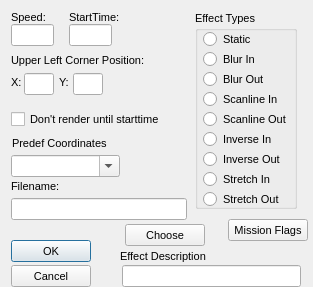
<?xml version="1.0"?>
<ui version="4.0">
  <class>BriefBitmapDialog</class>
  <widget class="QDialog" name="IDD_BRIEF_ADDBITMAP">
    <property name="geometry">
      <rect>
        <x>0</x>
        <y>0</y>
        <width>313</width>
        <height>287</height>
      </rect>
    </property>
    <property name="windowTitle">
      <string>Bitmap Effect</string>
    </property>
    <property name="font">
      <font>
        <family>Liberation Sans</family>
        <pointsize>8</pointsize>
        <bold>false</bold>
        <italic>false</italic>
      </font>
    </property>
    <property name="enabled">
      <bool>true</bool>
    </property>
    <property name="windowFlags">
      <set>Qt::Dialog|Qt::WindowCloseButtonHint</set>
    </property>
    <property name="minimumSize">
      <size>
        <width>313</width>
        <height>287</height>
      </size>
    </property>
    <property name="maximumSize">
      <size>
        <width>313</width>
        <height>287</height>
      </size>
    </property>
    <widget class="QGroupBox" name="IDC_STATIC">
      <property name="geometry">
        <rect>
          <x>195</x>
          <y>11</y>
          <width>102</width>
          <height>198</height>
        </rect>
      </property>
      <property name="title">
        <string>Effect Types</string>
      </property>
      <property name="visible">
        <bool>true</bool>
      </property>
      <property name="enabled">
        <bool>true</bool>
      </property>
      <property name="flat">
        <bool>false</bool>
      </property>
      <widget class="QRadioButton" name="IDC_BRIEF_B_STATIC">
        <property name="geometry">
          <rect>
            <x>8</x>
            <y>19</y>
            <width>89</width>
            <height>19</height>
          </rect>
        </property>
        <property name="text">
          <string>Static</string>
        </property>
        <property name="visible">
          <bool>true</bool>
        </property>
        <property name="enabled">
          <bool>true</bool>
        </property>
      </widget>
      <widget class="QRadioButton" name="IDC_BRIEF_B_BLURIN">
        <property name="geometry">
          <rect>
            <x>8</x>
            <y>39</y>
            <width>89</width>
            <height>19</height>
          </rect>
        </property>
        <property name="text">
          <string>Blur In</string>
        </property>
        <property name="visible">
          <bool>true</bool>
        </property>
        <property name="enabled">
          <bool>true</bool>
        </property>
      </widget>
      <widget class="QRadioButton" name="IDC_BRIEF_B_BLUROUT">
        <property name="geometry">
          <rect>
            <x>8</x>
            <y>59</y>
            <width>89</width>
            <height>19</height>
          </rect>
        </property>
        <property name="text">
          <string>Blur Out</string>
        </property>
        <property name="visible">
          <bool>true</bool>
        </property>
        <property name="enabled">
          <bool>true</bool>
        </property>
      </widget>
      <widget class="QRadioButton" name="IDC_BRIEF_B_SCANIN">
        <property name="geometry">
          <rect>
            <x>8</x>
            <y>79</y>
            <width>89</width>
            <height>19</height>
          </rect>
        </property>
        <property name="text">
          <string>Scanline In</string>
        </property>
        <property name="visible">
          <bool>true</bool>
        </property>
        <property name="enabled">
          <bool>true</bool>
        </property>
      </widget>
      <widget class="QRadioButton" name="IDC_BRIEF_B_SCANOUT">
        <property name="geometry">
          <rect>
            <x>8</x>
            <y>99</y>
            <width>91</width>
            <height>19</height>
          </rect>
        </property>
        <property name="text">
          <string>Scanline Out</string>
        </property>
        <property name="visible">
          <bool>true</bool>
        </property>
        <property name="enabled">
          <bool>true</bool>
        </property>
      </widget>
      <widget class="QRadioButton" name="IDC_BRIEF_B_INVIN">
        <property name="geometry">
          <rect>
            <x>8</x>
            <y>119</y>
            <width>89</width>
            <height>19</height>
          </rect>
        </property>
        <property name="text">
          <string>Inverse In</string>
        </property>
        <property name="visible">
          <bool>true</bool>
        </property>
        <property name="enabled">
          <bool>true</bool>
        </property>
      </widget>
      <widget class="QRadioButton" name="IDC_BRIEF_B_INVOUT">
        <property name="geometry">
          <rect>
            <x>8</x>
            <y>139</y>
            <width>89</width>
            <height>19</height>
          </rect>
        </property>
        <property name="text">
          <string>Inverse Out</string>
        </property>
        <property name="visible">
          <bool>true</bool>
        </property>
        <property name="enabled">
          <bool>true</bool>
        </property>
      </widget>
      <widget class="QRadioButton" name="IDC_BRIEF_B_STRETCHIN">
        <property name="geometry">
          <rect>
            <x>8</x>
            <y>159</y>
            <width>89</width>
            <height>19</height>
          </rect>
        </property>
        <property name="text">
          <string>Stretch In</string>
        </property>
        <property name="visible">
          <bool>true</bool>
        </property>
        <property name="enabled">
          <bool>true</bool>
        </property>
      </widget>
      <widget class="QRadioButton" name="IDC_BRIEF_B_STRETCHOUT">
        <property name="geometry">
          <rect>
            <x>8</x>
            <y>179</y>
            <width>89</width>
            <height>19</height>
          </rect>
        </property>
        <property name="text">
          <string>Stretch Out</string>
        </property>
        <property name="visible">
          <bool>true</bool>
        </property>
        <property name="enabled">
          <bool>true</bool>
        </property>
      </widget>
    </widget>
    <widget class="QLabel" name="IDC_STATIC_2">
      <property name="geometry">
        <rect>
          <x>11</x>
          <y>11</y>
          <width>51</width>
          <height>13</height>
        </rect>
      </property>
      <property name="text">
        <string>Speed:</string>
      </property>
      <property name="visible">
        <bool>true</bool>
      </property>
      <property name="enabled">
        <bool>true</bool>
      </property>
      <property name="alignment">
        <set>Qt::AlignLeft</set>
      </property>
    </widget>
    <widget class="QLabel" name="IDC_STATIC_3">
      <property name="geometry">
        <rect>
          <x>69</x>
          <y>11</y>
          <width>52</width>
          <height>13</height>
        </rect>
      </property>
      <property name="text">
        <string>StartTime:</string>
      </property>
      <property name="visible">
        <bool>true</bool>
      </property>
      <property name="enabled">
        <bool>true</bool>
      </property>
      <property name="alignment">
        <set>Qt::AlignLeft</set>
      </property>
    </widget>
    <widget class="QLineEdit" name="IDC_BRIEF_B_SPEED">
      <property name="geometry">
        <rect>
          <x>11</x>
          <y>24</y>
          <width>43</width>
          <height>22</height>
        </rect>
      </property>
      <property name="visible">
        <bool>true</bool>
      </property>
      <property name="enabled">
        <bool>true</bool>
      </property>
    </widget>
    <widget class="QLineEdit" name="IDC_BRIEF_B_STARTTIME">
      <property name="geometry">
        <rect>
          <x>69</x>
          <y>24</y>
          <width>43</width>
          <height>22</height>
        </rect>
      </property>
      <property name="visible">
        <bool>true</bool>
      </property>
      <property name="enabled">
        <bool>true</bool>
      </property>
    </widget>
    <widget class="QLabel" name="IDC_STATIC_4">
      <property name="geometry">
        <rect>
          <x>11</x>
          <y>54</y>
          <width>138</width>
          <height>13</height>
        </rect>
      </property>
      <property name="text">
        <string>Upper Left Corner Position:</string>
      </property>
      <property name="visible">
        <bool>true</bool>
      </property>
      <property name="enabled">
        <bool>true</bool>
      </property>
      <property name="alignment">
        <set>Qt::AlignLeft</set>
      </property>
    </widget>
    <widget class="QLineEdit" name="IDC_BRIEF_B_X">
      <property name="geometry">
        <rect>
          <x>24</x>
          <y>73</y>
          <width>30</width>
          <height>22</height>
        </rect>
      </property>
      <property name="visible">
        <bool>true</bool>
      </property>
      <property name="enabled">
        <bool>true</bool>
      </property>
    </widget>
    <widget class="QLineEdit" name="IDC_BRIEF_B_Y">
      <property name="geometry">
        <rect>
          <x>73</x>
          <y>73</y>
          <width>30</width>
          <height>22</height>
        </rect>
      </property>
      <property name="visible">
        <bool>true</bool>
      </property>
      <property name="enabled">
        <bool>true</bool>
      </property>
    </widget>
    <widget class="QLabel" name="IDC_STATIC_5">
      <property name="geometry">
        <rect>
          <x>11</x>
          <y>76</y>
          <width>51</width>
          <height>13</height>
        </rect>
      </property>
      <property name="text">
        <string>X:</string>
      </property>
      <property name="visible">
        <bool>true</bool>
      </property>
      <property name="enabled">
        <bool>true</bool>
      </property>
      <property name="alignment">
        <set>Qt::AlignLeft</set>
      </property>
    </widget>
    <widget class="QLabel" name="IDC_STATIC_6">
      <property name="geometry">
        <rect>
          <x>59</x>
          <y>76</y>
          <width>51</width>
          <height>13</height>
        </rect>
      </property>
      <property name="text">
        <string>Y:</string>
      </property>
      <property name="visible">
        <bool>true</bool>
      </property>
      <property name="enabled">
        <bool>true</bool>
      </property>
      <property name="alignment">
        <set>Qt::AlignLeft</set>
      </property>
    </widget>
    <widget class="QCheckBox" name="IDC_BRIEF_B_NORENDER">
      <property name="geometry">
        <rect>
          <x>11</x>
          <y>110</y>
          <width>155</width>
          <height>19</height>
        </rect>
      </property>
      <property name="text">
        <string>Don't render until starttime</string>
      </property>
      <property name="visible">
        <bool>true</bool>
      </property>
      <property name="enabled">
        <bool>true</bool>
      </property>
    </widget>
    <widget class="QLabel" name="IDC_STATIC_7">
      <property name="geometry">
        <rect>
          <x>12</x>
          <y>137</y>
          <width>97</width>
          <height>13</height>
        </rect>
      </property>
      <property name="text">
        <string>Predef Coordinates</string>
      </property>
      <property name="visible">
        <bool>true</bool>
      </property>
      <property name="enabled">
        <bool>true</bool>
      </property>
      <property name="alignment">
        <set>Qt::AlignLeft</set>
      </property>
    </widget>
    <widget class="QComboBox" name="IDC_BRIEF_B_PREDEF">
      <property name="maxVisibleItems">
        <number>4</number>
      </property>
      <property name="geometry">
        <rect>
          <x>11</x>
          <y>155</y>
          <width>109</width>
          <height>22</height>
        </rect>
      </property>
      <property name="visible">
        <bool>true</bool>
      </property>
      <property name="enabled">
        <bool>true</bool>
      </property>
      <property name="editable">
        <bool>true</bool>
      </property>
    </widget>
    <widget class="QLabel" name="IDC_STATIC_8">
      <property name="geometry">
        <rect>
          <x>11</x>
          <y>180</y>
          <width>51</width>
          <height>13</height>
        </rect>
      </property>
      <property name="text">
        <string>Filename:</string>
      </property>
      <property name="visible">
        <bool>true</bool>
      </property>
      <property name="enabled">
        <bool>true</bool>
      </property>
      <property name="alignment">
        <set>Qt::AlignLeft</set>
      </property>
    </widget>
    <widget class="QLineEdit" name="IDC_BRIEF_B_FILENAME">
      <property name="geometry">
        <rect>
          <x>11</x>
          <y>198</y>
          <width>176</width>
          <height>22</height>
        </rect>
      </property>
      <property name="visible">
        <bool>true</bool>
      </property>
      <property name="enabled">
        <bool>true</bool>
      </property>
    </widget>
    <widget class="QPushButton" name="IDC_MISSIONFLAGS">
      <property name="geometry">
        <rect>
          <x>228</x>
          <y>219</y>
          <width>80</width>
          <height>22</height>
        </rect>
      </property>
      <property name="text">
        <string>Mission Flags</string>
      </property>
      <property name="visible">
        <bool>true</bool>
      </property>
      <property name="enabled">
        <bool>true</bool>
      </property>
      <property name="default">
        <bool>false</bool>
      </property>
      <property name="autoDefault">
        <bool>false</bool>
      </property>
    </widget>
    <widget class="QPushButton" name="IDC_BRIEF_B_CHOOSE">
      <property name="geometry">
        <rect>
          <x>125</x>
          <y>224</y>
          <width>80</width>
          <height>22</height>
        </rect>
      </property>
      <property name="text">
        <string>Choose</string>
      </property>
      <property name="visible">
        <bool>true</bool>
      </property>
      <property name="enabled">
        <bool>true</bool>
      </property>
      <property name="default">
        <bool>false</bool>
      </property>
      <property name="autoDefault">
        <bool>false</bool>
      </property>
    </widget>
    <widget class="QPushButton" name="IDOK">
      <property name="geometry">
        <rect>
          <x>11</x>
          <y>240</y>
          <width>80</width>
          <height>22</height>
        </rect>
      </property>
      <property name="text">
        <string>OK</string>
      </property>
      <property name="visible">
        <bool>true</bool>
      </property>
      <property name="enabled">
        <bool>true</bool>
      </property>
      <property name="default">
        <bool>true</bool>
      </property>
      <property name="autoDefault">
        <bool>true</bool>
      </property>
    </widget>
    <widget class="QLabel" name="IDC_STATIC_9">
      <property name="geometry">
        <rect>
          <x>120</x>
          <y>250</y>
          <width>101</width>
          <height>13</height>
        </rect>
      </property>
      <property name="text">
        <string>Effect Description</string>
      </property>
      <property name="visible">
        <bool>true</bool>
      </property>
      <property name="enabled">
        <bool>true</bool>
      </property>
      <property name="alignment">
        <set>Qt::AlignLeft</set>
      </property>
    </widget>
    <widget class="QPushButton" name="IDCANCEL">
      <property name="geometry">
        <rect>
          <x>11</x>
          <y>265</y>
          <width>80</width>
          <height>22</height>
        </rect>
      </property>
      <property name="text">
        <string>Cancel</string>
      </property>
      <property name="visible">
        <bool>true</bool>
      </property>
      <property name="enabled">
        <bool>true</bool>
      </property>
      <property name="default">
        <bool>false</bool>
      </property>
      <property name="autoDefault">
        <bool>false</bool>
      </property>
    </widget>
    <widget class="QLineEdit" name="IDC_BRIEF_B_DESC">
      <property name="geometry">
        <rect>
          <x>122</x>
          <y>265</y>
          <width>179</width>
          <height>22</height>
        </rect>
      </property>
      <property name="visible">
        <bool>true</bool>
      </property>
      <property name="enabled">
        <bool>true</bool>
      </property>
    </widget>
    <action name="IDD_ORPHANHUNTER">
      <property name="text">
        <string>Orphan Hunter</string>
      </property>
    </action>
    <action name="IDD_REORDER_PAGES">
      <property name="text">
        <string>Reorder Net Pages</string>
      </property>
    </action>
    <action name="IDD_SHOW_ALL_CHECKED_OUT">
      <property name="text">
        <string>Show All Pages Checked Out</string>
      </property>
    </action>
    <action name="IDM_IMPORT_BITMAP">
      <property name="text">
        <string>Bitmap/Animation Converter...</string>
      </property>
    </action>
    <action name="ID_APP_ABOUT">
      <property name="text">
        <string>&amp;About editor...</string>
      </property>
    </action>
    <action name="ID_APP_EXIT">
      <property name="text">
        <string>E&amp;xit</string>
      </property>
      <property name="shortcut">
        <string>Alt+X</string>
      </property>
    </action>
    <action name="ID_BRIEFING_EDITOR">
      <property name="text">
        <string>Briefing Editor...</string>
      </property>
    </action>
    <action name="ID_BUTTON_LIGHTING">
      <property name="text">
        <string>ID_BUTTON_LIGHTING</string>
      </property>
    </action>
    <action name="ID_BUTTON_OUTLINE">
      <property name="text">
        <string>ID_BUTTON_OUTLINE</string>
      </property>
    </action>
    <action name="ID_BUTTON_WINDOWSELECTION">
      <property name="text">
        <string>ID_BUTTON_WINDOWSELECTION</string>
      </property>
    </action>
    <action name="ID_D3HELP">
      <property name="text">
        <string>Help on D3 Editor</string>
      </property>
    </action>
    <action name="ID_EDITORS_AIPROPERTIES">
      <property name="text">
        <string>AI Properties...</string>
      </property>
    </action>
    <action name="ID_EDITORS_AMBIENTSOUNDS">
      <property name="text">
        <string>Ambient Sounds...</string>
      </property>
    </action>
    <action name="ID_EDITORS_DALLAS">
      <property name="text">
        <string>Dallas Graphical Script Editor...</string>
      </property>
    </action>
    <action name="ID_EDITORS_FILES">
      <property name="text">
        <string>Files...</string>
      </property>
    </action>
    <action name="ID_EDITORS_MEGACELLS">
      <property name="text">
        <string>Megacells...</string>
      </property>
    </action>
    <action name="ID_EDIT_ADDSELECT">
      <property name="text">
        <string>Add Current Room to Selected List</string>
      </property>
    </action>
    <action name="ID_EDIT_ATTACH">
      <property name="text">
        <string>&amp;Attach</string>
      </property>
    </action>
    <action name="ID_EDIT_CLEARSELECTED">
      <property name="text">
        <string>Clear Selected List</string>
      </property>
    </action>
    <action name="ID_EDIT_COPY">
      <property name="text">
        <string>&amp;Copy</string>
      </property>
      <property name="shortcut">
        <string>Ctrl+Ins</string>
      </property>
    </action>
    <action name="ID_EDIT_CUT">
      <property name="text">
        <string>Cu&amp;t</string>
      </property>
      <property name="shortcut">
        <string>Shift+Del</string>
      </property>
    </action>
    <action name="ID_EDIT_DELETE">
      <property name="text">
        <string>&amp;Delete</string>
      </property>
    </action>
    <action name="ID_EDIT_LOADSCRAP">
      <property name="text">
        <string>Load Scrap from Disk</string>
      </property>
    </action>
    <action name="ID_EDIT_PASTE">
      <property name="text">
        <string>&amp;Paste</string>
      </property>
      <property name="shortcut">
        <string>Shift+Ins</string>
      </property>
    </action>
    <action name="ID_EDIT_PLACE">
      <property name="text">
        <string>&amp;Place in Mine</string>
      </property>
    </action>
    <action name="ID_EDIT_PLACE_TERRAIN">
      <property name="text">
        <string>&amp;Place on Terrain</string>
      </property>
    </action>
    <action name="ID_EDIT_REMOVESELECT">
      <property name="text">
        <string>Remove Current Room from Selected List</string>
      </property>
    </action>
    <action name="ID_EDIT_SAVESCRAP">
      <property name="text">
        <string>Save Scrap to Disk</string>
      </property>
    </action>
    <action name="ID_EDIT_SELECTATTACHED">
      <property name="text">
        <string>Select All Rooms Attached to Current Room</string>
      </property>
    </action>
    <action name="ID_EDIT_UNDO">
      <property name="text">
        <string>&amp;Undo</string>
      </property>
      <property name="shortcut">
        <string>Alt+Backspace</string>
      </property>
    </action>
    <action name="ID_FILE_AUTOSAVE">
      <property name="text">
        <string>Autosave</string>
      </property>
      <property name="checkable">
        <bool>true</bool>
      </property>
    </action>
    <action name="ID_FILE_CHECKMINE">
      <property name="text">
        <string>&amp;Check Mine</string>
      </property>
    </action>
    <action name="ID_FILE_FIXCRACKS">
      <property name="text">
        <string>Fix Level Cracks</string>
      </property>
    </action>
    <action name="ID_FILE_FIXDEGENERATEFACES">
      <property name="text">
        <string>Fix/Remove Degenerate Faces</string>
      </property>
    </action>
    <action name="ID_FILE_IMPORT_ROOM">
      <property name="text">
        <string>Import 3DSMax Room</string>
      </property>
    </action>
    <action name="ID_FILE_INFORMATION">
      <property name="text">
        <string>&amp;Information</string>
      </property>
      <property name="shortcut">
        <string>Alt+I</string>
      </property>
    </action>
    <action name="ID_FILE_LEAVE_EDITOR">
      <property name="text">
        <string>Go to main menu...</string>
      </property>
    </action>
    <action name="ID_FILE_LEVELPROPS">
      <property name="text">
        <string>Set Selected Room(s) Properties</string>
      </property>
    </action>
    <action name="ID_FILE_LEVEL_INFO">
      <property name="text">
        <string>Edit Level Info...</string>
      </property>
    </action>
    <action name="ID_FILE_MRU_FILE1">
      <property name="text">
        <string>Recent File</string>
      </property>
      <property name="enabled">
        <bool>false</bool>
      </property>
    </action>
    <action name="ID_FILE_NEW">
      <property name="text">
        <string>&amp;New</string>
      </property>
      <property name="shortcut">
        <string>Ctrl+N</string>
      </property>
    </action>
    <action name="ID_FILE_OPEN">
      <property name="text">
        <string>&amp;Open...</string>
      </property>
      <property name="shortcut">
        <string>Ctrl+O</string>
      </property>
    </action>
    <action name="ID_FILE_PLAY640X480">
      <property name="text">
        <string>&amp;Play in 640 x 480</string>
      </property>
      <property name="shortcut">
        <string>Alt+P</string>
      </property>
    </action>
    <action name="ID_FILE_PREFERENCES">
      <property name="text">
        <string>Preferences</string>
      </property>
    </action>
    <action name="ID_FILE_PRINT">
      <property name="text">
        <string>&amp;Print...</string>
      </property>
      <property name="shortcut">
        <string>Ctrl+P</string>
      </property>
    </action>
    <action name="ID_FILE_PRINT_PREVIEW">
      <property name="text">
        <string>Print Pre&amp;view</string>
      </property>
    </action>
    <action name="ID_FILE_PRINT_SETUP">
      <property name="text">
        <string>P&amp;rint Setup...</string>
      </property>
    </action>
    <action name="ID_FILE_REMOVEDUPLICATEFACESFROMCURRENTROOM">
      <property name="text">
        <string>Remove Duplicate Faces from Current Room</string>
      </property>
    </action>
    <action name="ID_FILE_REMOVEEXTRAPOINTS">
      <property name="text">
        <string>Remove Extra Points</string>
      </property>
    </action>
    <action name="ID_FILE_RESTOREGAMESTATE">
      <property name="text">
        <string>Restore Gamestate</string>
      </property>
    </action>
    <action name="ID_FILE_SAVE">
      <property name="text">
        <string>&amp;Save</string>
      </property>
      <property name="shortcut">
        <string>Ctrl+S</string>
      </property>
    </action>
    <action name="ID_FILE_SAVEGOALTEXT">
      <property name="text">
        <string>Save Goal Text to File</string>
      </property>
    </action>
    <action name="ID_FILE_SAVE_AS">
      <property name="text">
        <string>Save &amp;As...</string>
      </property>
    </action>
    <action name="ID_FILE_SAVE_COPY_AS">
      <property name="text">
        <string>Save Copy &amp;As...</string>
      </property>
    </action>
    <action name="ID_FILE_STATS">
      <property name="text">
        <string>Show Level Stats</string>
      </property>
    </action>
    <action name="ID_FILE_UPDATE">
      <property name="text">
        <string>&amp;Update</string>
      </property>
      <property name="shortcut">
        <string>Ctrl+S</string>
      </property>
    </action>
    <action name="ID_FILE_VERIFY_LEVEL">
      <property name="text">
        <string>Verify Level</string>
      </property>
    </action>
    <action name="ID_HOTSPOT_TGA">
      <property name="text">
        <string>HotSpot TGA Extractor...</string>
      </property>
    </action>
    <action name="ID_MINE_VIEW">
      <property name="text">
        <string>Mine View</string>
      </property>
      <property name="shortcut">
        <string>F2</string>
      </property>
    </action>
    <action name="ID_OBJBUTTON">
      <property name="text">
        <string>ID_OBJBUTTON</string>
      </property>
    </action>
    <action name="ID_OBJECT_DELETEOBJECT">
      <property name="text">
        <string>Delete Object</string>
      </property>
      <property name="shortcut">
        <string>Del</string>
      </property>
    </action>
    <action name="ID_OBJECT_MOVEPLAYER">
      <property name="text">
        <string>Move Player 0 to Viewer</string>
      </property>
    </action>
    <action name="ID_OBJECT_PLACECAMERAATCURRENTFACE">
      <property name="text">
        <string>Create New Camera at Current Face</string>
      </property>
    </action>
    <action name="ID_OBJECT_PLACECAMERAATVIEWER">
      <property name="text">
        <string>Create New Camera at Viewer</string>
      </property>
    </action>
    <action name="ID_OBJECT_PLACEOBJECT">
      <property name="text">
        <string>Place Object</string>
      </property>
      <property name="shortcut">
        <string>Ins</string>
      </property>
    </action>
    <action name="ID_OBJECT_PLACESOUNDSOURCEATVIEWER">
      <property name="text">
        <string>Create SoundSource at Viewer</string>
      </property>
    </action>
    <action name="ID_OBJECT_PLACEWAYPOINTATVIEWER">
      <property name="text">
        <string>Place Waypoint at Viewer</string>
      </property>
    </action>
    <action name="ID_OBJECT_SELECTBYNUMBER">
      <property name="text">
        <string>Select Object By Number</string>
      </property>
    </action>
    <action name="ID_OBJECT_SETCAMERAFROMVIEWER">
      <property name="text">
        <string>Move Camera to Viewer</string>
      </property>
    </action>
    <action name="ID_OBJECT_SETVIEWERFROMCAMERA">
      <property name="text">
        <string>Move Viewer to Camera</string>
      </property>
    </action>
    <action name="ID_OSIRISCOMPILE">
      <property name="text">
        <string>ID_OSIRISCOMPILE</string>
      </property>
    </action>
    <action name="ID_REINIT_OPENGL">
      <property name="text">
        <string>ID_REINIT_OPENGL</string>
      </property>
    </action>
    <action name="ID_ROOM_ADD">
      <property name="text">
        <string>&amp;Add Room at Current Face</string>
      </property>
      <property name="shortcut">
        <string>Shift+A</string>
      </property>
    </action>
    <action name="ID_ROOM_ADDVERTTONEWFACE">
      <property name="text">
        <string>Add Vert to New Face</string>
      </property>
      <property name="shortcut">
        <string>Shift+V</string>
      </property>
    </action>
    <action name="ID_ROOM_ATTACHROOM">
      <property name="text">
        <string>Attach Room</string>
      </property>
    </action>
    <action name="ID_ROOM_BUILDBRIDGE">
      <property name="text">
        <string>&amp;Build Bridge</string>
      </property>
    </action>
    <action name="ID_ROOM_BUILDSMOOTHBRIDGE">
      <property name="text">
        <string>Build Smooth Bridge</string>
      </property>
      <property name="shortcut">
        <string>Ctrl+B</string>
      </property>
    </action>
    <action name="ID_ROOM_CLEARCENTERPOINT">
      <property name="text">
        <string>Clear Center Point</string>
      </property>
    </action>
    <action name="ID_ROOM_COMBINE">
      <property name="text">
        <string>Combine Rooms</string>
      </property>
    </action>
    <action name="ID_ROOM_DELETE">
      <property name="text">
        <string>Delete Current Room</string>
      </property>
    </action>
    <action name="ID_ROOM_DELETECONNECTEDFACES">
      <property name="text">
        <string>Delete Connected Faces</string>
      </property>
    </action>
    <action name="ID_ROOM_DELETEFACE">
      <property name="text">
        <string>Delete Current Face</string>
      </property>
    </action>
    <action name="ID_ROOM_DELETEPORTAL">
      <property name="text">
        <string>Delete Current Portal</string>
      </property>
    </action>
    <action name="ID_ROOM_DELETEVERT">
      <property name="text">
        <string>Delete Current Vert From Face</string>
      </property>
    </action>
    <action name="ID_ROOM_DROPROOM">
      <property name="text">
        <string>Drop Room</string>
      </property>
    </action>
    <action name="ID_ROOM_FACE_ADDVERTTOEDGE">
      <property name="text">
        <string>Add Vert To Edge</string>
      </property>
    </action>
    <action name="ID_ROOM_FACE_DELETEVERTONEDGE">
      <property name="text">
        <string>Delete Vert on Edge</string>
      </property>
    </action>
    <action name="ID_ROOM_FACE_MOVEVERTONEDGE">
      <property name="text">
        <string>Move Vert on Edge</string>
      </property>
    </action>
    <action name="ID_ROOM_FACE_SPLITFACE">
      <property name="text">
        <string>Split Face</string>
      </property>
    </action>
    <action name="ID_ROOM_FINISHNEWFACE">
      <property name="text">
        <string>Add Last Point to New Face (Finish Face)</string>
      </property>
    </action>
    <action name="ID_ROOM_GRABTEXTURE">
      <property name="text">
        <string>Grab Texture</string>
      </property>
      <property name="shortcut">
        <string>G</string>
      </property>
    </action>
    <action name="ID_ROOM_JOINROOMS">
      <property name="text">
        <string>Join Rooms</string>
      </property>
    </action>
    <action name="ID_ROOM_JOINROOMSEXACT">
      <property name="text">
        <string>Join Rooms Exact</string>
      </property>
    </action>
    <action name="ID_ROOM_JOIN_ADJACENT_FACES">
      <property name="text">
        <string>Join Adjacent Faces</string>
      </property>
    </action>
    <action name="ID_ROOM_LINKTONEWEXTERNAL">
      <property name="text">
        <string>Link Room to New External Room</string>
      </property>
    </action>
    <action name="ID_ROOM_MARK">
      <property name="text">
        <string>&amp;Mark Room/Face</string>
      </property>
      <property name="shortcut">
        <string>Ctrl+M</string>
      </property>
    </action>
    <action name="ID_ROOM_MERGEOBJECTINTOROOM">
      <property name="text">
        <string>Merge Object into Room</string>
      </property>
    </action>
    <action name="ID_ROOM_NEXTFACE">
      <property name="text">
        <string>Next Face</string>
      </property>
      <property name="shortcut">
        <string>F</string>
      </property>
    </action>
    <action name="ID_ROOM_PLACEROOM">
      <property name="text">
        <string>Place Room at Current Room</string>
      </property>
    </action>
    <action name="ID_ROOM_PLACETERRAINROOM">
      <property name="text">
        <string>Place Room at Current Terrain Cell</string>
      </property>
    </action>
    <action name="ID_ROOM_PREVIOUSFACE">
      <property name="text">
        <string>Previous Face</string>
      </property>
      <property name="shortcut">
        <string>Shift+F</string>
      </property>
    </action>
    <action name="ID_ROOM_PROPAGATETOADJACENTCOPLANARFACES">
      <property name="text">
        <string>Propagate to Adjacent Coplanar Faces</string>
      </property>
      <property name="shortcut">
        <string>Ctrl+F</string>
      </property>
    </action>
    <action name="ID_ROOM_PROPAGATETOALL">
      <property name="text">
        <string>Propagate to All Faces in Room</string>
      </property>
      <property name="shortcut">
        <string>Shift+R</string>
      </property>
    </action>
    <action name="ID_ROOM_RENAMEROOM">
      <property name="text">
        <string>Rename Room</string>
      </property>
      <property name="shortcut">
        <string>Ctrl+R</string>
      </property>
    </action>
    <action name="ID_ROOM_ROTATEPLACEDROOM45DEGREES">
      <property name="text">
        <string>Rotate Placed Room 45 Degrees</string>
      </property>
    </action>
    <action name="ID_ROOM_SAVECURRENTROOM">
      <property name="text">
        <string>Save Current Room</string>
      </property>
    </action>
    <action name="ID_ROOM_SELECTBYNUMBER">
      <property name="text">
        <string>Select Room by Number</string>
      </property>
    </action>
    <action name="ID_ROOM_SELECTFACEBYNUMBER">
      <property name="text">
        <string>Select Face by Number</string>
      </property>
    </action>
    <action name="ID_ROOM_SETCENTERFROMVIEWER">
      <property name="text">
        <string>Set Room Center from Viewer</string>
      </property>
    </action>
    <action name="ID_ROOM_SNAPPLACEDROOM">
      <property name="text">
        <string>Snap Placed Room</string>
      </property>
    </action>
    <action name="ID_ROOM_SNAPPOINTTOEDGE">
      <property name="text">
        <string>Snap Point to Edge</string>
      </property>
    </action>
    <action name="ID_ROOM_SNAPPOINTTOFACE">
      <property name="text">
        <string>Snap Point to Face</string>
      </property>
    </action>
    <action name="ID_ROOM_SNAPPOINTTOPOINT">
      <property name="text">
        <string>Snap Point to Point</string>
      </property>
    </action>
    <action name="ID_ROOM_SPLITFACE">
      <property name="text">
        <string>Triangulate face</string>
      </property>
    </action>
    <action name="ID_ROOM_STARTNEWFACE">
      <property name="text">
        <string>Add First Point to New Face (Start Face)</string>
      </property>
    </action>
    <action name="ID_ROOM_SWAPMAKEDANDCURRENTROOMFACE">
      <property name="text">
        <string>Swap Marked and Current Room/Face</string>
      </property>
    </action>
    <action name="ID_ROOM_UNDOSNAP">
      <property name="text">
        <string>Undo Snap</string>
      </property>
    </action>
    <action name="ID_ROOM_UNPLACEROOM">
      <property name="text">
        <string>Un-place Room/Group/Door</string>
      </property>
    </action>
    <action name="ID_ROOM_VIEW">
      <property name="text">
        <string>Room View</string>
      </property>
      <property name="shortcut">
        <string>F4</string>
      </property>
    </action>
    <action name="ID_SCRIPT_LEVEL_INTERFACE">
      <property name="text">
        <string>Levels and Scripts...</string>
      </property>
    </action>
    <action name="ID_SUBEDITORS_FONT">
      <property name="text">
        <string>Font Editor...</string>
      </property>
    </action>
    <action name="ID_SUBEDITORS_HOGMAKER">
      <property name="text">
        <string>Hog Maker...</string>
      </property>
    </action>
    <action name="ID_SUBEDITORS_TABLEFILEEDIT">
      <property name="text">
        <string>Table File Text Editor...</string>
      </property>
    </action>
    <action name="ID_SUBEDITORS_TABLEFILEFILTER">
      <property name="text">
        <string>Table File Filter...</string>
      </property>
    </action>
    <action name="ID_TABLEEDIT_FILE_EXIT">
      <property name="text">
        <string>&amp;Exit</string>
      </property>
    </action>
    <action name="ID_TABLEEDIT_FILE_LOAD">
      <property name="text">
        <string>&amp;Load...</string>
      </property>
    </action>
    <action name="ID_TABLEEDIT_FILE_SAVE">
      <property name="text">
        <string>&amp;Save</string>
      </property>
    </action>
    <action name="ID_TABLEEDIT_FILE_SAVE_AS">
      <property name="text">
        <string>S&amp;ave as...</string>
      </property>
    </action>
    <action name="ID_TABLEFILTER_FILE_EXIT">
      <property name="text">
        <string>Exit</string>
      </property>
    </action>
    <action name="ID_TABLEFILTER_FILE_LOAD">
      <property name="text">
        <string>Load...</string>
      </property>
    </action>
    <action name="ID_TABLEFILTER_FILE_NEW">
      <property name="text">
        <string>New</string>
      </property>
    </action>
    <action name="ID_TABLEFILTER_FILE_SAVE">
      <property name="text">
        <string>Save</string>
      </property>
    </action>
    <action name="ID_TABLEFILTER_FILE_SAVEAS">
      <property name="text">
        <string>Save as...</string>
      </property>
    </action>
    <action name="ID_TERRAIN_VIEW">
      <property name="text">
        <string>Terrain View</string>
      </property>
      <property name="shortcut">
        <string>F3</string>
      </property>
    </action>
    <action name="ID_TEST_TEST1">
      <property name="text">
        <string>Test function 1</string>
      </property>
    </action>
    <action name="ID_TEST_TEST2">
      <property name="text">
        <string>Test function 2</string>
      </property>
    </action>
    <action name="ID_TEST_TEST3">
      <property name="text">
        <string>Test function 3</string>
      </property>
    </action>
    <action name="ID_TOOLS_WORLD_OBJECTS_BUILDINGS">
      <property name="text">
        <string>Buildings...</string>
      </property>
    </action>
    <action name="ID_TOOLS_WORLD_OBJECTS_CLUTTER">
      <property name="text">
        <string>Clutter...</string>
      </property>
    </action>
    <action name="ID_TOOLS_WORLD_OBJECTS_DOOR">
      <property name="text">
        <string>Doors...</string>
      </property>
    </action>
    <action name="ID_TOOLS_WORLD_OBJECTS_LIGHTS">
      <property name="text">
        <string>Lights...</string>
      </property>
    </action>
    <action name="ID_TOOLS_WORLD_OBJECTS_PLAYER">
      <property name="text">
        <string>Player Ships...</string>
      </property>
    </action>
    <action name="ID_TOOLS_WORLD_OBJECTS_POWERUPS">
      <property name="text">
        <string>Powerups...</string>
      </property>
    </action>
    <action name="ID_TOOLS_WORLD_OBJECTS_ROBOTS">
      <property name="text">
        <string>Robots...</string>
      </property>
    </action>
    <action name="ID_TOOLS_WORLD_OBJECTS_SOUND">
      <property name="text">
        <string>Sounds...</string>
      </property>
    </action>
    <action name="ID_TOOLS_WORLD_TEXTURES">
      <property name="text">
        <string>Textures...</string>
      </property>
    </action>
    <action name="ID_TOOLS_WORLD_WEAPONS">
      <property name="text">
        <string>Weapons...</string>
      </property>
    </action>
    <action name="ID_VIEW_CENTERONCUBE">
      <property name="text">
        <string>Center on Current &amp;Room</string>
      </property>
      <property name="shortcut">
        <string>Home</string>
      </property>
    </action>
    <action name="ID_VIEW_CENTERONMINE">
      <property name="text">
        <string>Center on &amp;Mine Origin</string>
      </property>
    </action>
    <action name="ID_VIEW_CENTERONOBJECT">
      <property name="text">
        <string>Center on Current &amp;Object</string>
      </property>
    </action>
    <action name="ID_VIEW_DELETEVIEWER">
      <property name="text">
        <string>Delete Viewer</string>
      </property>
    </action>
    <action name="ID_VIEW_FLIP">
      <property name="text">
        <string>Flip Viewer</string>
      </property>
      <property name="shortcut">
        <string>/</string>
      </property>
    </action>
    <action name="ID_VIEW_KEYPAD_TOGGLE">
      <property name="text">
        <string>Keypad</string>
      </property>
      <property name="shortcut">
        <string>F10</string>
      </property>
    </action>
    <action name="ID_VIEW_MOVECAMERATOCURRENTOBJECT">
      <property name="text">
        <string>Move camera to Current Object</string>
      </property>
    </action>
    <action name="ID_VIEW_MOVECAMERATOSELECTEDFACE">
      <property name="text">
        <string>Move camera to &amp;Current Face</string>
      </property>
      <property name="shortcut">
        <string>Shift+C</string>
      </property>
    </action>
    <action name="ID_VIEW_MOVECAMERATOSELECTEDROOM">
      <property name="text">
        <string>Move camera to &amp;Current Room</string>
      </property>
      <property name="shortcut">
        <string>C</string>
      </property>
    </action>
    <action name="ID_VIEW_NEWVIEWER">
      <property name="text">
        <string>New Viewer</string>
      </property>
    </action>
    <action name="ID_VIEW_NEXTVIEWER">
      <property name="text">
        <string>Next Viewer</string>
      </property>
    </action>
    <action name="ID_VIEW_RESETVIEWRADIUS">
      <property name="text">
        <string>Reset View Radius</string>
      </property>
    </action>
    <action name="ID_VIEW_SHOWOBJECTSINWIREFRAMEVIEW">
      <property name="text">
        <string>Show objects in Wireframe view</string>
      </property>
    </action>
    <action name="ID_VIEW_SHOWVIEWERFORWARDVECTOR">
      <property name="text">
        <string>Show Viewer Forward Vector</string>
      </property>
    </action>
    <action name="ID_VIEW_STATUS_BAR">
      <property name="text">
        <string>&amp;Status Bar</string>
      </property>
    </action>
    <action name="ID_VIEW_TEXTUREMINE">
      <property name="text">
        <string>Te&amp;xtured view</string>
      </property>
    </action>
    <action name="ID_VIEW_TOOLBAR">
      <property name="text">
        <string>&amp;Toolbar</string>
      </property>
    </action>
    <action name="ID_VIEW_VIEWPROP">
      <property name="text">
        <string>Display Viewer Properties</string>
      </property>
    </action>
    <action name="ID_VIEW_WIREFRAMEMINE">
      <property name="text">
        <string>&amp;Wireframe view</string>
      </property>
    </action>
    <action name="ID_WINDOW_CASCADE">
      <property name="text">
        <string>&amp;Cascade</string>
      </property>
    </action>
    <action name="ID_WINDOW_TILE">
      <property name="text">
        <string>&amp;Tile</string>
      </property>
    </action>
    <action name="ID_ZBUTTON">
      <property name="text">
        <string>ID_ZBUTTON</string>
      </property>
    </action>
  </widget>
</ui>
